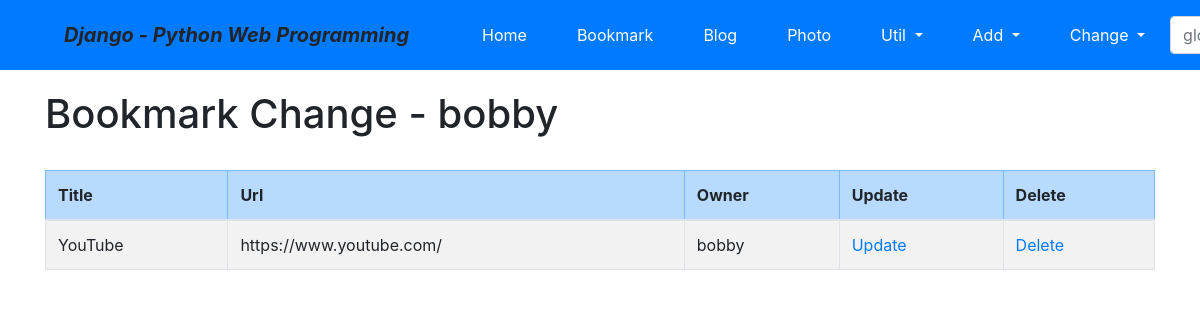
The app's page /bookmark/change/ (signed in) with its own data.
### bookmark/models.py (models this page shows, shortened)
class Bookmark(models.Model):
    title = models.CharField('TITLE', max_length=100, blank=True)
    url = models.URLField('URL', unique=True)
    owner = models.ForeignKey(User, on_delete=models.CASCADE, blank=True, null=True)

### bookmark/views.py (the view)
# urls.py: path('change/', views.BookmarkChangeLV.as_view(), name="change",),
class BookmarkChangeLV(LoginRequiredMixin, ListView):
    template_name = 'bookmark/bookmark_change_list.html'
    def get_queryset(self):
        return Bookmark.objects.filter(owner=self.request.user)

### bookmark/templates/bookmark/bookmark_change_list.html (shortened to what this page needs)
{% extends "base.html" %}
{% load widget_tweaks %}
{% block content %}
    <h1>Bookmark Change - {{user}}</h1>
    <br>
    <table class="table table-bordered table-condensed table-striped">
        <thead>
            <tr class="table-primary">
                <th>Title</th>
                <th>Url</th>
                <th>Owner</th>
                <th>Update</th>
                <th>Delete</th>
            </tr>
        </thead>
        <tbody>
            {% for item in object_list %}
            <tr>
                <td>{{ item.title }}</td>
                <td>{{ item.url }}</td>
                <td>{{ item.owner }}</td>
                <td><a href="{% url 'bookmark:update' item.id %}">Update</a></td>
                <td><a href="{% url 'bookmark:delete' item.id %}">Delete</a></td>
            </tr>
            {% endfor %}
        </tbody>
    </table>
{% endblock %}

### records on screen
Bookmark: title "YouTube", url "https://www.youtube.com/", owner "bobby"

### other values on screen
{{ user }} "bobby"
